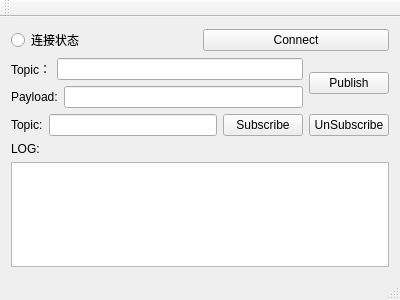
<?xml version="1.0" encoding="UTF-8"?>
<ui version="4.0">
 <class>MainWindow</class>
 <widget class="QMainWindow" name="MainWindow">
  <property name="geometry">
   <rect>
    <x>0</x>
    <y>0</y>
    <width>400</width>
    <height>300</height>
   </rect>
  </property>
  <property name="windowTitle">
   <string>MainWindow</string>
  </property>
  <widget class="QWidget" name="centralWidget">
   <layout class="QVBoxLayout" name="verticalLayout_3">
    <item>
     <layout class="QHBoxLayout" name="horizontalLayout_5">
      <item>
       <widget class="QRadioButton" name="rb_status">
        <property name="text">
         <string>连接状态</string>
        </property>
       </widget>
      </item>
      <item>
       <widget class="QPushButton" name="pb_connect">
        <property name="text">
         <string>Connect</string>
        </property>
       </widget>
      </item>
     </layout>
    </item>
    <item>
     <layout class="QHBoxLayout" name="horizontalLayout_3">
      <item>
       <layout class="QVBoxLayout" name="verticalLayout">
        <item>
         <layout class="QHBoxLayout" name="horizontalLayout">
          <item>
           <widget class="QLabel" name="label">
            <property name="text">
             <string>Topic：</string>
            </property>
           </widget>
          </item>
          <item>
           <widget class="QLineEdit" name="le_pb_topic"/>
          </item>
         </layout>
        </item>
        <item>
         <layout class="QHBoxLayout" name="horizontalLayout_2">
          <item>
           <widget class="QLabel" name="label_2">
            <property name="text">
             <string>Payload:</string>
            </property>
           </widget>
          </item>
          <item>
           <widget class="QLineEdit" name="le_pu_payload"/>
          </item>
         </layout>
        </item>
       </layout>
      </item>
      <item>
       <widget class="QPushButton" name="pushButton">
        <property name="text">
         <string>Publish</string>
        </property>
       </widget>
      </item>
     </layout>
    </item>
    <item>
     <layout class="QHBoxLayout" name="horizontalLayout_4">
      <item>
       <widget class="QLabel" name="label_3">
        <property name="text">
         <string>Topic:</string>
        </property>
       </widget>
      </item>
      <item>
       <widget class="QLineEdit" name="le_sub_topic"/>
      </item>
      <item>
       <widget class="QPushButton" name="pushButton_2">
        <property name="text">
         <string>Subscribe</string>
        </property>
       </widget>
      </item>
      <item>
       <widget class="QPushButton" name="pushButton_3">
        <property name="text">
         <string>UnSubscribe</string>
        </property>
       </widget>
      </item>
     </layout>
    </item>
    <item>
     <layout class="QVBoxLayout" name="verticalLayout_2">
      <item>
       <widget class="QLabel" name="label_4">
        <property name="text">
         <string>LOG:</string>
        </property>
       </widget>
      </item>
      <item>
       <widget class="QTextBrowser" name="te_log"/>
      </item>
     </layout>
    </item>
   </layout>
  </widget>
  <widget class="QMenuBar" name="menuBar">
   <property name="geometry">
    <rect>
     <x>0</x>
     <y>0</y>
     <width>400</width>
     <height>23</height>
    </rect>
   </property>
  </widget>
  <widget class="QToolBar" name="mainToolBar">
   <attribute name="toolBarArea">
    <enum>TopToolBarArea</enum>
   </attribute>
   <attribute name="toolBarBreak">
    <bool>false</bool>
   </attribute>
  </widget>
  <widget class="QStatusBar" name="statusBar"/>
 </widget>
 <layoutdefault spacing="6" margin="11"/>
 <resources/>
 <connections/>
</ui>
